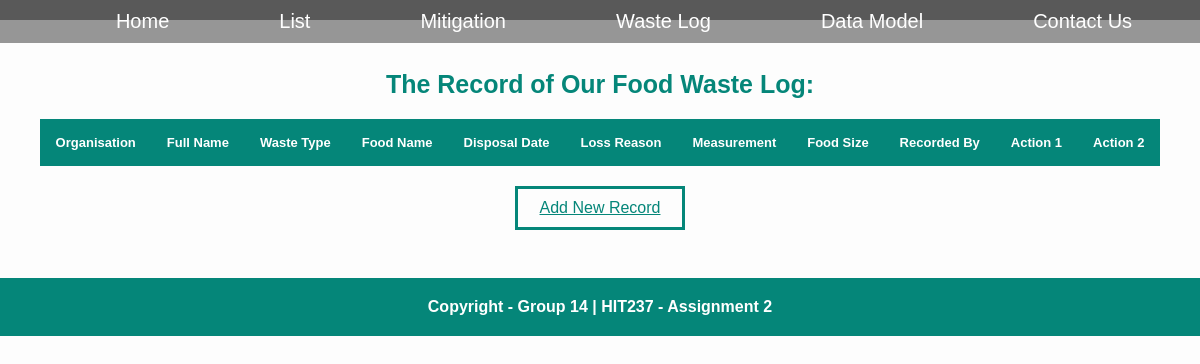
The page /wastelog/list/ on the database as committed earlier.
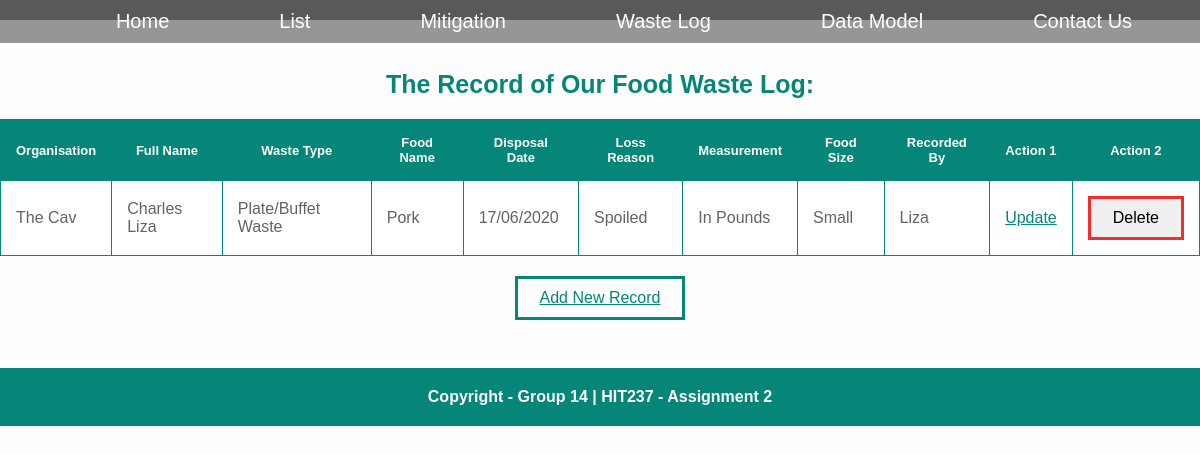
The same page on the database as committed later.
### group14_app/models.py (models this page shows)
class WasteLog(models.Model):
    organisation = models.CharField(max_length=30)
    fullname = models.CharField(max_length=500)
    wastetype = models.ForeignKey(WasteType, on_delete=models.CASCADE)
    foodname = models.CharField(max_length=30)
    date = models.CharField(max_length=30)
    reason = models.CharField(max_length=100)
    measurement = models.ForeignKey(Measurement, on_delete=models.CASCADE)
    foodsize = models.CharField(max_length=10)
    recorded = models.CharField(max_length=100)

class WasteType(models.Model):
    title = models.CharField(max_length=50)
    def __str__(self):
        return self.title

class Measurement(models.Model):
    title = models.CharField(max_length=50)
    def __str__(self):
        return self.title

### group14_app/views.py (the view)
# urls.py: path('wastelog/list/', views.log_list, name='loglist'),
def log_list(request):
    context = {"log_list":WasteLog.objects.all()}
    return render(request, 'group14_app/log_list.html', context)

### group14_app/templates/group14_app/log_list.html (shortened to what this page needs)
{% extends "group14_app/app_base.html" %}
{% block content %}
<main>
    <div class="container1">
        <h3>The Record of Our Food Waste Log:</h3>
        <table>
            <thead>
                <tr>
                    <th>Organisation</th>
                    <th>Full Name</th>
                    <th>Waste Type</th>
                    <th>Food Name</th>
                    <th>Disposal Date</th>
                    <th>Loss Reason</th>
                    <th>Measurement</th>
                    <th>Food Size</th>
                    <th>Recorded By</th>
                    <th>Action 1</th>
                    <th>Action 2</th>
                </tr>
            </thead>
            <tbody>
                {% for log in log_list %}
                <tr>
                    <td>{{log.organisation}}</td>
                    <td>{{log.fullname}}</td>
                    <td>{{log.wastetype}}</td>
                    <td>{{log.foodname}}</td>
                    <td>{{log.date}}</td>
                    <td>{{log.reason}}</td>
                    <td>{{log.measurement}}</td>
                    <td>{{log.foodsize}}</td>
                    <td>{{log.recorded}}</td>
                    <td> <a href="{% url 'logupdate' log.id %}">Update</a></td>
                    <td>
                        <form action="{% url 'logdelete' log.id %}" method="post">
                            <button type="submit" class="button3">Delete</button>
                        </form>
                    </td>
                </tr>
                {% endfor %}
            </tbody>
        </table>
    </div>
    <button type="submit" class="button1"> <a href="{% url 'logform' %}">Add New Record</a></button>
</main>
{% endblock content %}

Rows that differ between the two databases and show on the page:
added WasteLog: organisation "The Cav", fullname "Charles Liza", wastetype "Plate/Buffet Waste", foodname "Pork", date "17/06/2020", reason "Spoiled", measurement "In Pounds", foodsize "Small", recorded "Liza"
